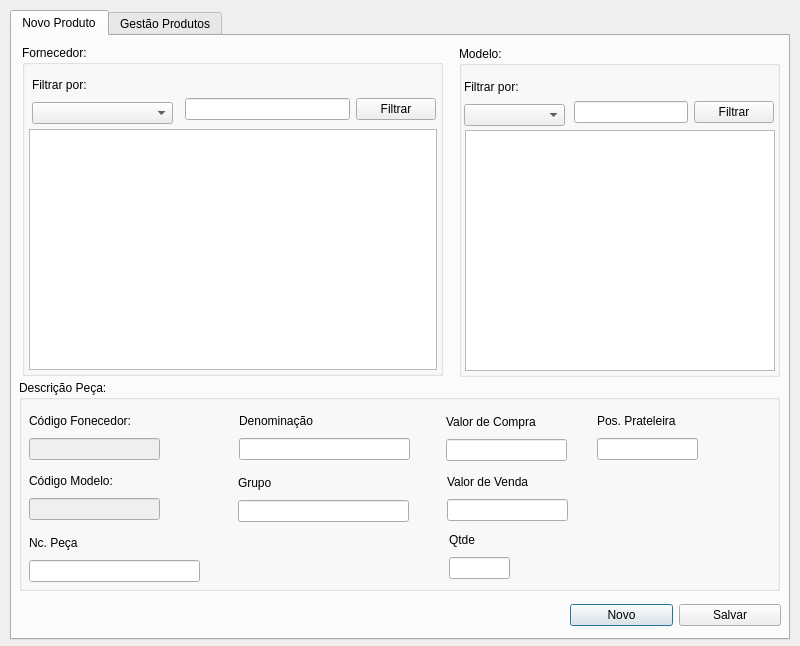
<?xml version="1.0" encoding="UTF-8"?>
<ui version="4.0">
 <class>frm_gestaoesotque</class>
 <widget class="QDialog" name="frm_gestaoesotque">
  <property name="geometry">
   <rect>
    <x>0</x>
    <y>0</y>
    <width>800</width>
    <height>646</height>
   </rect>
  </property>
  <property name="windowTitle">
   <string>Gestão de Estoque</string>
  </property>
  <widget class="QTabWidget" name="tabWidget">
   <property name="geometry">
    <rect>
     <x>10</x>
     <y>10</y>
     <width>780</width>
     <height>630</height>
    </rect>
   </property>
   <property name="currentIndex">
    <number>0</number>
   </property>
   <widget class="QWidget" name="tab">
    <attribute name="title">
     <string>Novo Produto</string>
    </attribute>
    <widget class="QWidget" name="layoutWidget_9">
     <property name="geometry">
      <rect>
       <x>558</x>
       <y>566</y>
       <width>211</width>
       <height>27</height>
      </rect>
     </property>
     <layout class="QHBoxLayout" name="horizontalLayout_7">
      <item>
       <widget class="QPushButton" name="btn_nv_novo">
        <property name="text">
         <string>Novo</string>
        </property>
       </widget>
      </item>
      <item>
       <widget class="QPushButton" name="btn_nv_salvar">
        <property name="text">
         <string>Salvar</string>
        </property>
       </widget>
      </item>
     </layout>
    </widget>
    <widget class="QGroupBox" name="groupBox">
     <property name="geometry">
      <rect>
       <x>7</x>
       <y>344</y>
       <width>761</width>
       <height>211</height>
      </rect>
     </property>
     <property name="title">
      <string>Descrição Peça:</string>
     </property>
     <widget class="QWidget" name="layoutWidget_5">
      <property name="geometry">
       <rect>
        <x>10</x>
        <y>152</y>
        <width>171</width>
        <height>50</height>
       </rect>
      </property>
      <layout class="QVBoxLayout" name="verticalLayout">
       <item>
        <widget class="QLabel" name="label">
         <property name="text">
          <string>Nc. Peça</string>
         </property>
        </widget>
       </item>
       <item>
        <widget class="QLineEdit" name="txt_nv_ncPeca"/>
       </item>
      </layout>
     </widget>
     <widget class="QWidget" name="layoutWidget_8">
      <property name="geometry">
       <rect>
        <x>220</x>
        <y>30</y>
        <width>171</width>
        <height>50</height>
       </rect>
      </property>
      <layout class="QVBoxLayout" name="verticalLayout_2">
       <item>
        <widget class="QLabel" name="label_2">
         <property name="text">
          <string>Denominação</string>
         </property>
        </widget>
       </item>
       <item>
        <widget class="QLineEdit" name="txt_nv_denominacao"/>
       </item>
      </layout>
     </widget>
     <widget class="QWidget" name="layoutWidget_6">
      <property name="geometry">
       <rect>
        <x>219</x>
        <y>92</y>
        <width>171</width>
        <height>50</height>
       </rect>
      </property>
      <layout class="QVBoxLayout" name="verticalLayout_3">
       <item>
        <widget class="QLabel" name="label_3">
         <property name="text">
          <string>Grupo</string>
         </property>
        </widget>
       </item>
       <item>
        <widget class="QLineEdit" name="txt_nv_grupo"/>
       </item>
      </layout>
     </widget>
     <widget class="QWidget" name="layoutWidget_10">
      <property name="geometry">
       <rect>
        <x>578</x>
        <y>30</y>
        <width>101</width>
        <height>50</height>
       </rect>
      </property>
      <layout class="QVBoxLayout" name="verticalLayout_7">
       <item>
        <widget class="QLabel" name="label_6">
         <property name="text">
          <string>Pos. Prateleira</string>
         </property>
        </widget>
       </item>
       <item>
        <widget class="QLineEdit" name="txt_nv_posicao"/>
       </item>
      </layout>
     </widget>
     <widget class="QWidget" name="layoutWidget_7">
      <property name="geometry">
       <rect>
        <x>430</x>
        <y>149</y>
        <width>61</width>
        <height>50</height>
       </rect>
      </property>
      <layout class="QVBoxLayout" name="verticalLayout_8">
       <item>
        <widget class="QLabel" name="label_5">
         <property name="text">
          <string>Qtde</string>
         </property>
        </widget>
       </item>
       <item>
        <widget class="QLineEdit" name="txt_nv_qtde"/>
       </item>
      </layout>
     </widget>
     <widget class="QWidget" name="layoutWidget_3">
      <property name="geometry">
       <rect>
        <x>428</x>
        <y>91</y>
        <width>121</width>
        <height>50</height>
       </rect>
      </property>
      <layout class="QVBoxLayout" name="verticalLayout_9">
       <item>
        <widget class="QLabel" name="label_4">
         <property name="text">
          <string>Valor de Venda</string>
         </property>
        </widget>
       </item>
       <item>
        <widget class="QLineEdit" name="txt_nv_valorvenda"/>
       </item>
      </layout>
     </widget>
     <widget class="QWidget" name="layoutWidget_4">
      <property name="geometry">
       <rect>
        <x>427</x>
        <y>31</y>
        <width>121</width>
        <height>50</height>
       </rect>
      </property>
      <layout class="QVBoxLayout" name="verticalLayout_4">
       <item>
        <widget class="QLabel" name="label_8">
         <property name="text">
          <string>Valor de Compra</string>
         </property>
        </widget>
       </item>
       <item>
        <widget class="QLineEdit" name="txt_nv_valorcompra"/>
       </item>
      </layout>
     </widget>
     <widget class="QWidget" name="layoutWidget">
      <property name="geometry">
       <rect>
        <x>10</x>
        <y>30</y>
        <width>131</width>
        <height>50</height>
       </rect>
      </property>
      <layout class="QVBoxLayout" name="verticalLayout_19">
       <item>
        <widget class="QLabel" name="label_19">
         <property name="text">
          <string>Código Fonecedor:</string>
         </property>
        </widget>
       </item>
       <item>
        <widget class="QLineEdit" name="txt_nv_codigoFornecedor">
         <property name="enabled">
          <bool>false</bool>
         </property>
        </widget>
       </item>
      </layout>
     </widget>
     <widget class="QWidget" name="layoutWidget_14">
      <property name="geometry">
       <rect>
        <x>10</x>
        <y>90</y>
        <width>131</width>
        <height>50</height>
       </rect>
      </property>
      <layout class="QVBoxLayout" name="verticalLayout_21">
       <item>
        <widget class="QLabel" name="label_21">
         <property name="text">
          <string>Código Modelo:</string>
         </property>
        </widget>
       </item>
       <item>
        <widget class="QLineEdit" name="txt_nv_codigoModelo">
         <property name="enabled">
          <bool>false</bool>
         </property>
        </widget>
       </item>
      </layout>
     </widget>
    </widget>
    <widget class="QGroupBox" name="groupBox_3">
     <property name="geometry">
      <rect>
       <x>10</x>
       <y>9</y>
       <width>421</width>
       <height>331</height>
      </rect>
     </property>
     <property name="title">
      <string>Fornecedor:</string>
     </property>
     <widget class="QTableWidget" name="tw_nv_listafornecedores">
      <property name="geometry">
       <rect>
        <x>7</x>
        <y>84</y>
        <width>408</width>
        <height>241</height>
       </rect>
      </property>
     </widget>
     <widget class="QWidget" name="layoutWidget_16">
      <property name="geometry">
       <rect>
        <x>10</x>
        <y>29</y>
        <width>141</width>
        <height>50</height>
       </rect>
      </property>
      <layout class="QVBoxLayout" name="verticalLayout_6">
       <item>
        <widget class="QLabel" name="label_7">
         <property name="text">
          <string>Filtrar por:</string>
         </property>
        </widget>
       </item>
       <item>
        <widget class="QComboBox" name="cb_nv_filtrar"/>
       </item>
      </layout>
     </widget>
     <widget class="QWidget" name="layoutWidget_17">
      <property name="geometry">
       <rect>
        <x>163</x>
        <y>49</y>
        <width>251</width>
        <height>31</height>
       </rect>
      </property>
      <layout class="QHBoxLayout" name="horizontalLayout">
       <item>
        <widget class="QLineEdit" name="txt_nv_filtrar"/>
       </item>
       <item>
        <widget class="QPushButton" name="btn_nv_filtrar">
         <property name="text">
          <string>Filtrar</string>
         </property>
        </widget>
       </item>
      </layout>
     </widget>
    </widget>
    <widget class="QGroupBox" name="groupBox_4">
     <property name="geometry">
      <rect>
       <x>447</x>
       <y>10</y>
       <width>321</width>
       <height>331</height>
      </rect>
     </property>
     <property name="title">
      <string>Modelo:</string>
     </property>
     <widget class="QWidget" name="layoutWidget_23">
      <property name="geometry">
       <rect>
        <x>5</x>
        <y>30</y>
        <width>101</width>
        <height>50</height>
       </rect>
      </property>
      <layout class="QVBoxLayout" name="verticalLayout_14">
       <item>
        <widget class="QLabel" name="label_9">
         <property name="text">
          <string>Filtrar por:</string>
         </property>
        </widget>
       </item>
       <item>
        <widget class="QComboBox" name="cb_nv_filtrarmodelos"/>
       </item>
      </layout>
     </widget>
     <widget class="QWidget" name="layoutWidget_24">
      <property name="geometry">
       <rect>
        <x>115</x>
        <y>53</y>
        <width>200</width>
        <height>27</height>
       </rect>
      </property>
      <layout class="QHBoxLayout" name="horizontalLayout_5">
       <item>
        <widget class="QLineEdit" name="txt_nv_filtrarModelos"/>
       </item>
       <item>
        <widget class="QPushButton" name="btn_nv_filtrarmodelos">
         <property name="text">
          <string>Filtrar</string>
         </property>
        </widget>
       </item>
      </layout>
     </widget>
     <widget class="QTableWidget" name="tw_nv_listamodelos">
      <property name="geometry">
       <rect>
        <x>6</x>
        <y>84</y>
        <width>310</width>
        <height>241</height>
       </rect>
      </property>
     </widget>
    </widget>
    <zorder>groupBox_4</zorder>
    <zorder>groupBox_3</zorder>
    <zorder>groupBox</zorder>
    <zorder>layoutWidget_9</zorder>
   </widget>
   <widget class="QWidget" name="tab_2">
    <attribute name="title">
     <string>Gestão Produtos</string>
    </attribute>
    <widget class="QWidget" name="layoutWidget">
     <property name="geometry">
      <rect>
       <x>589</x>
       <y>566</y>
       <width>181</width>
       <height>27</height>
      </rect>
     </property>
     <layout class="QHBoxLayout" name="horizontalLayout_2">
      <item>
       <widget class="QPushButton" name="btn_ge_salvar">
        <property name="text">
         <string>Salvar</string>
        </property>
       </widget>
      </item>
      <item>
       <widget class="QPushButton" name="btn_ge_excluir">
        <property name="text">
         <string>Excluir</string>
        </property>
       </widget>
      </item>
     </layout>
    </widget>
    <widget class="QTableWidget" name="tw_ge_listapecas">
     <property name="geometry">
      <rect>
       <x>8</x>
       <y>66</y>
       <width>761</width>
       <height>271</height>
      </rect>
     </property>
    </widget>
    <widget class="QWidget" name="layoutWidget_18">
     <property name="geometry">
      <rect>
       <x>10</x>
       <y>10</y>
       <width>161</width>
       <height>50</height>
      </rect>
     </property>
     <layout class="QVBoxLayout" name="verticalLayout_10">
      <item>
       <widget class="QLabel" name="label_10">
        <property name="text">
         <string>Filtrar por:</string>
        </property>
       </widget>
      </item>
      <item>
       <widget class="QComboBox" name="cb_ge_filtrar"/>
      </item>
     </layout>
    </widget>
    <widget class="QWidget" name="layoutWidget_19">
     <property name="geometry">
      <rect>
       <x>437</x>
       <y>33</y>
       <width>331</width>
       <height>27</height>
      </rect>
     </property>
     <layout class="QHBoxLayout" name="horizontalLayout_3">
      <item>
       <widget class="QLineEdit" name="txt_ge_filtrar"/>
      </item>
      <item>
       <widget class="QPushButton" name="btn_ge_filtrar">
        <property name="text">
         <string>Filtrar</string>
        </property>
       </widget>
      </item>
     </layout>
    </widget>
    <widget class="QGroupBox" name="groupBox_2">
     <property name="geometry">
      <rect>
       <x>8</x>
       <y>339</y>
       <width>761</width>
       <height>211</height>
      </rect>
     </property>
     <property name="title">
      <string>Descrição Peça:</string>
     </property>
     <widget class="QWidget" name="layoutWidget_11">
      <property name="geometry">
       <rect>
        <x>10</x>
        <y>90</y>
        <width>171</width>
        <height>50</height>
       </rect>
      </property>
      <layout class="QVBoxLayout" name="verticalLayout_11">
       <item>
        <widget class="QLabel" name="label_11">
         <property name="text">
          <string>Nc. Peça</string>
         </property>
        </widget>
       </item>
       <item>
        <widget class="QLineEdit" name="txt_ge_ncPeca"/>
       </item>
      </layout>
     </widget>
     <widget class="QWidget" name="layoutWidget_12">
      <property name="geometry">
       <rect>
        <x>10</x>
        <y>150</y>
        <width>171</width>
        <height>50</height>
       </rect>
      </property>
      <layout class="QVBoxLayout" name="verticalLayout_12">
       <item>
        <widget class="QLabel" name="label_12">
         <property name="text">
          <string>Denominação</string>
         </property>
        </widget>
       </item>
       <item>
        <widget class="QLineEdit" name="txt_ge_denominacao"/>
       </item>
      </layout>
     </widget>
     <widget class="QWidget" name="layoutWidget_13">
      <property name="geometry">
       <rect>
        <x>237</x>
        <y>30</y>
        <width>171</width>
        <height>50</height>
       </rect>
      </property>
      <layout class="QVBoxLayout" name="verticalLayout_13">
       <item>
        <widget class="QLabel" name="label_13">
         <property name="text">
          <string>Grupo</string>
         </property>
        </widget>
       </item>
       <item>
        <widget class="QLineEdit" name="txt_ge_grupo"/>
       </item>
      </layout>
     </widget>
     <widget class="QWidget" name="layoutWidget_15">
      <property name="geometry">
       <rect>
        <x>460</x>
        <y>90</y>
        <width>101</width>
        <height>50</height>
       </rect>
      </property>
      <layout class="QVBoxLayout" name="verticalLayout_15">
       <item>
        <widget class="QLabel" name="label_15">
         <property name="text">
          <string>Pos. Prateleira</string>
         </property>
        </widget>
       </item>
       <item>
        <widget class="QLineEdit" name="txt_ge_posicao"/>
       </item>
      </layout>
     </widget>
     <widget class="QWidget" name="layoutWidget_20">
      <property name="geometry">
       <rect>
        <x>459</x>
        <y>30</y>
        <width>61</width>
        <height>50</height>
       </rect>
      </property>
      <layout class="QVBoxLayout" name="verticalLayout_16">
       <item>
        <widget class="QLabel" name="label_16">
         <property name="text">
          <string>Qtde</string>
         </property>
        </widget>
       </item>
       <item>
        <widget class="QLineEdit" name="txt_ge_qtde"/>
       </item>
      </layout>
     </widget>
     <widget class="QWidget" name="layoutWidget_21">
      <property name="geometry">
       <rect>
        <x>236</x>
        <y>150</y>
        <width>121</width>
        <height>50</height>
       </rect>
      </property>
      <layout class="QVBoxLayout" name="verticalLayout_17">
       <item>
        <widget class="QLabel" name="label_17">
         <property name="text">
          <string>Valor de Venda</string>
         </property>
        </widget>
       </item>
       <item>
        <widget class="QLineEdit" name="txt_ge_valorvenda"/>
       </item>
      </layout>
     </widget>
     <widget class="QWidget" name="layoutWidget_22">
      <property name="geometry">
       <rect>
        <x>236</x>
        <y>90</y>
        <width>121</width>
        <height>50</height>
       </rect>
      </property>
      <layout class="QVBoxLayout" name="verticalLayout_18">
       <item>
        <widget class="QLabel" name="label_18">
         <property name="text">
          <string>Valor de Compra</string>
         </property>
        </widget>
       </item>
       <item>
        <widget class="QLineEdit" name="txt_ge_valorcompra"/>
       </item>
      </layout>
     </widget>
     <widget class="QWidget" name="layoutWidget_2">
      <property name="geometry">
       <rect>
        <x>11</x>
        <y>30</y>
        <width>131</width>
        <height>50</height>
       </rect>
      </property>
      <layout class="QVBoxLayout" name="verticalLayout_20">
       <item>
        <widget class="QLabel" name="label_20">
         <property name="text">
          <string>Código Peça:</string>
         </property>
        </widget>
       </item>
       <item>
        <widget class="QLineEdit" name="txt_ge_codigopeca">
         <property name="enabled">
          <bool>false</bool>
         </property>
        </widget>
       </item>
      </layout>
     </widget>
    </widget>
   </widget>
  </widget>
 </widget>
 <resources/>
 <connections/>
</ui>
